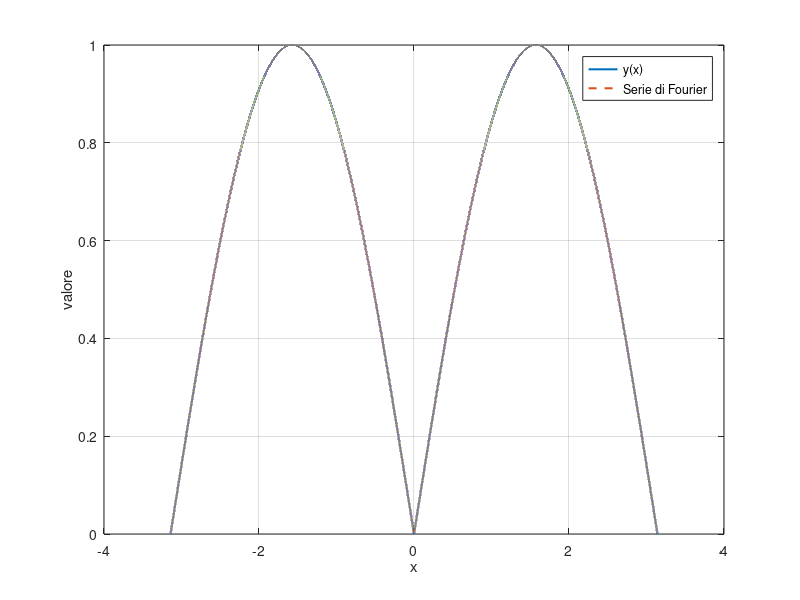
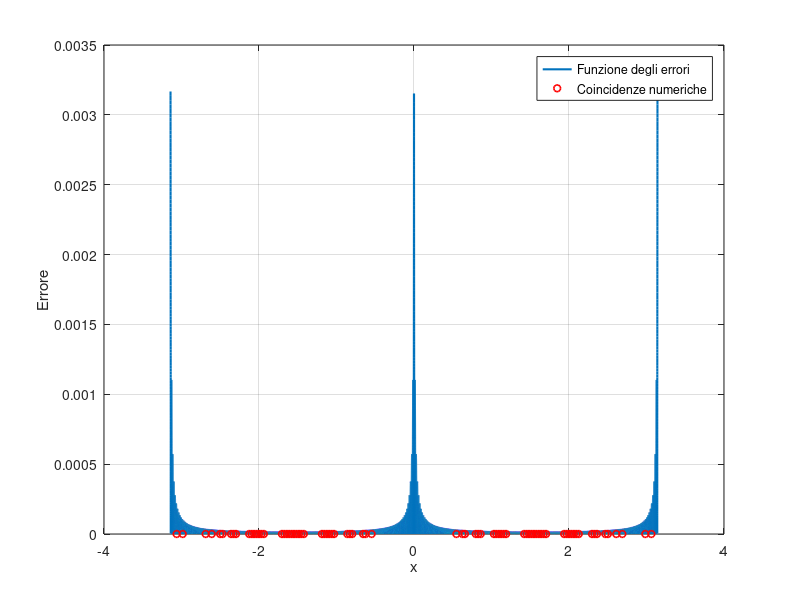

Write MATLAB code to recreate these figures, in order.
% Tale programma, data una funzione nota, mi calcola, sino all'N armonica, 
% la sua serie di Fourier e ne valuta l'errore.

% Funzione y(x) in -pi<x<pi

% definisco il quantitativo di campioni e la funzione in esame
x = linspace(-pi,pi,200000);
y = abs(sin(x));

% definisco il numero delle armoniche e calcolo i 3 coeficenti
n = (1:1:200)';
a_0 = (1/(2*pi)) .* trapz(x, y);
a_k = (1/pi) .* trapz(x, y .* cos(n.*x), 2);
b_k = (1/pi) .* trapz(x, y .* sin(n.*x), 2);

% computo la serie di Fourier con la sua formula canonica
fs = a_0 + (a_k.' * cos(n.*x)) + (b_k.' * sin(n.*x));

% creo il vettore delle 'distanze'
norma_2_coll = [];
coincidence_x_coll = [];
k = 1;
toll = sqrt(eps);

for ii = 1:length(fs)
    norma_2_coll(ii) = abs(y(ii) - fs(ii));
    if norma_2_coll(ii) < toll
        coincidence_x_coll(k) = ii;
        k = k + 1;
    end
end

% plotto il tutto (tanto per anche questo)
figure
plot(x, y, 'LineWidth', 1.5); hold on
plot(x, fs, '--', 'LineWidth', 1.5);

grid on
legend('y(x)', 'Serie di Fourier')
xlabel('x')
ylabel('valore')

figure
plot(x, norma_2_coll, 'LineWidth', 1.5); hold on

plot(x(coincidence_x_coll), ...
     norma_2_coll(coincidence_x_coll), ...
     'ro', 'MarkerSize', 5, 'LineWidth', 1.2)

grid on
legend('Funzione degli errori', 'Coincidenze numeriche')
xlabel('x')
ylabel('Errore')

